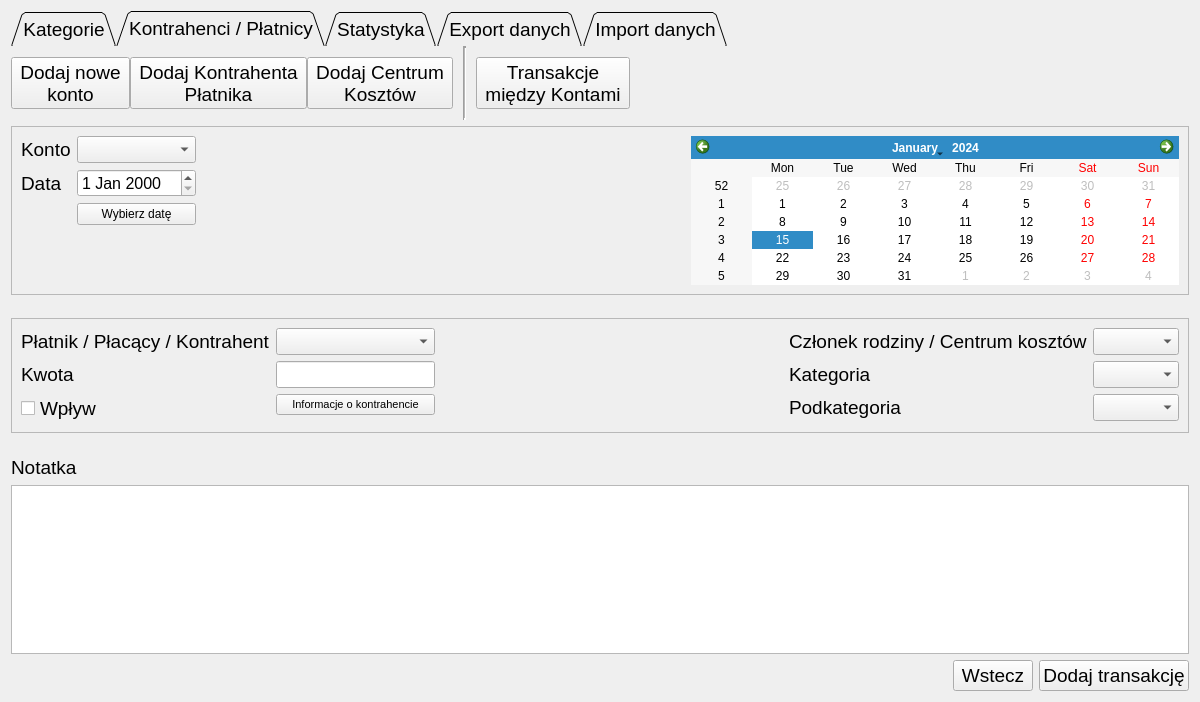
<?xml version="1.0" encoding="UTF-8"?>
<ui version="4.0">
 <class>IncomesAndExpenses_Form</class>
 <widget class="QWidget" name="IncomesAndExpenses_Form">
  <property name="geometry">
   <rect>
    <x>0</x>
    <y>0</y>
    <width>1200</width>
    <height>702</height>
   </rect>
  </property>
  <property name="sizePolicy">
   <sizepolicy hsizetype="Maximum" vsizetype="Preferred">
    <horstretch>0</horstretch>
    <verstretch>0</verstretch>
   </sizepolicy>
  </property>
  <property name="windowTitle">
   <string>Form</string>
  </property>
  <layout class="QVBoxLayout" name="verticalLayout">
   <item>
    <widget class="QTabWidget" name="tabWidget">
     <property name="font">
      <font>
       <pointsize>14</pointsize>
       <bold>false</bold>
      </font>
     </property>
     <property name="autoFillBackground">
      <bool>false</bool>
     </property>
     <property name="styleSheet">
      <string notr="true">QTabWidget::pane {
    background: transparent;
    border:0;
}

QTabBar::tab {
    background: transparent;
}</string>
     </property>
     <property name="tabPosition">
      <enum>QTabWidget::North</enum>
     </property>
     <property name="tabShape">
      <enum>QTabWidget::Triangular</enum>
     </property>
     <property name="currentIndex">
      <number>1</number>
     </property>
     <property name="iconSize">
      <size>
       <width>64</width>
       <height>64</height>
      </size>
     </property>
     <widget class="QWidget" name="tab">
      <attribute name="title">
       <string>Kategorie</string>
      </attribute>
      <layout class="QHBoxLayout" name="horizontalLayout_6">
       <property name="spacing">
        <number>0</number>
       </property>
       <property name="sizeConstraint">
        <enum>QLayout::SetMinimumSize</enum>
       </property>
       <property name="leftMargin">
        <number>0</number>
       </property>
       <property name="topMargin">
        <number>0</number>
       </property>
       <property name="rightMargin">
        <number>0</number>
       </property>
       <property name="bottomMargin">
        <number>0</number>
       </property>
       <item>
        <widget class="QToolButton" name="toolButton_addCategory">
         <property name="font">
          <font>
           <pointsize>14</pointsize>
           <bold>false</bold>
          </font>
         </property>
         <property name="text">
          <string>Dodaj kategorię</string>
         </property>
         <property name="icon">
          <iconset resource="../images.qrc">
           <normaloff>:/images/add-folder.png</normaloff>:/images/add-folder.png</iconset>
         </property>
         <property name="iconSize">
          <size>
           <width>64</width>
           <height>64</height>
          </size>
         </property>
         <property name="toolButtonStyle">
          <enum>Qt::ToolButtonTextUnderIcon</enum>
         </property>
        </widget>
       </item>
       <item>
        <widget class="QToolButton" name="toolButton_addSubcategory">
         <property name="font">
          <font>
           <pointsize>14</pointsize>
           <bold>false</bold>
          </font>
         </property>
         <property name="text">
          <string>Dodaj podkategorię</string>
         </property>
         <property name="icon">
          <iconset resource="../images.qrc">
           <normaloff>:/images/add-folder.png</normaloff>:/images/add-folder.png</iconset>
         </property>
         <property name="iconSize">
          <size>
           <width>64</width>
           <height>64</height>
          </size>
         </property>
         <property name="toolButtonStyle">
          <enum>Qt::ToolButtonTextUnderIcon</enum>
         </property>
        </widget>
       </item>
       <item>
        <spacer name="horizontalSpacer_5">
         <property name="orientation">
          <enum>Qt::Horizontal</enum>
         </property>
         <property name="sizeHint" stdset="0">
          <size>
           <width>40</width>
           <height>20</height>
          </size>
         </property>
        </spacer>
       </item>
      </layout>
     </widget>
     <widget class="QWidget" name="tab_2">
      <attribute name="title">
       <string>Kontrahenci / Płatnicy</string>
      </attribute>
      <layout class="QHBoxLayout" name="horizontalLayout_7">
       <property name="spacing">
        <number>0</number>
       </property>
       <property name="sizeConstraint">
        <enum>QLayout::SetMinimumSize</enum>
       </property>
       <property name="leftMargin">
        <number>0</number>
       </property>
       <property name="topMargin">
        <number>0</number>
       </property>
       <property name="rightMargin">
        <number>0</number>
       </property>
       <property name="bottomMargin">
        <number>0</number>
       </property>
       <item>
        <widget class="QToolButton" name="toolButton_addAccount">
         <property name="font">
          <font>
           <pointsize>14</pointsize>
          </font>
         </property>
         <property name="text">
          <string>Dodaj nowe
konto</string>
         </property>
         <property name="icon">
          <iconset resource="../images.qrc">
           <normaloff>:/images/dollar-symbol.png</normaloff>:/images/dollar-symbol.png</iconset>
         </property>
         <property name="iconSize">
          <size>
           <width>64</width>
           <height>64</height>
          </size>
         </property>
         <property name="toolButtonStyle">
          <enum>Qt::ToolButtonTextUnderIcon</enum>
         </property>
        </widget>
       </item>
       <item>
        <widget class="QToolButton" name="toolButton_addPayee">
         <property name="font">
          <font>
           <pointsize>14</pointsize>
          </font>
         </property>
         <property name="text">
          <string>Dodaj Kontrahenta
Płatnika</string>
         </property>
         <property name="icon">
          <iconset resource="../images.qrc">
           <normaloff>:/images/man.png</normaloff>:/images/man.png</iconset>
         </property>
         <property name="iconSize">
          <size>
           <width>64</width>
           <height>64</height>
          </size>
         </property>
         <property name="toolButtonStyle">
          <enum>Qt::ToolButtonTextUnderIcon</enum>
         </property>
        </widget>
       </item>
       <item>
        <widget class="QToolButton" name="toolButton_addMember">
         <property name="font">
          <font>
           <pointsize>14</pointsize>
          </font>
         </property>
         <property name="text">
          <string>Dodaj Centrum
Kosztów</string>
         </property>
         <property name="icon">
          <iconset resource="../images.qrc">
           <normaloff>:/images/man_1.png</normaloff>:/images/man_1.png</iconset>
         </property>
         <property name="iconSize">
          <size>
           <width>64</width>
           <height>64</height>
          </size>
         </property>
         <property name="toolButtonStyle">
          <enum>Qt::ToolButtonTextUnderIcon</enum>
         </property>
        </widget>
       </item>
       <item>
        <spacer name="horizontalSpacer_9">
         <property name="orientation">
          <enum>Qt::Horizontal</enum>
         </property>
         <property name="sizeType">
          <enum>QSizePolicy::Preferred</enum>
         </property>
         <property name="sizeHint" stdset="0">
          <size>
           <width>10</width>
           <height>20</height>
          </size>
         </property>
        </spacer>
       </item>
       <item>
        <widget class="Line" name="line">
         <property name="lineWidth">
          <number>2</number>
         </property>
         <property name="midLineWidth">
          <number>1</number>
         </property>
         <property name="orientation">
          <enum>Qt::Vertical</enum>
         </property>
        </widget>
       </item>
       <item>
        <spacer name="horizontalSpacer_10">
         <property name="orientation">
          <enum>Qt::Horizontal</enum>
         </property>
         <property name="sizeType">
          <enum>QSizePolicy::Preferred</enum>
         </property>
         <property name="sizeHint" stdset="0">
          <size>
           <width>10</width>
           <height>20</height>
          </size>
         </property>
        </spacer>
       </item>
       <item>
        <widget class="QToolButton" name="toolButton_makeTransactionsBetweenAccounts">
         <property name="font">
          <font>
           <pointsize>14</pointsize>
          </font>
         </property>
         <property name="text">
          <string>Transakcje
między Kontami</string>
         </property>
         <property name="icon">
          <iconset resource="../images.qrc">
           <normaloff>:/images/transfer-arrows.png</normaloff>:/images/transfer-arrows.png</iconset>
         </property>
         <property name="iconSize">
          <size>
           <width>64</width>
           <height>64</height>
          </size>
         </property>
         <property name="toolButtonStyle">
          <enum>Qt::ToolButtonTextUnderIcon</enum>
         </property>
        </widget>
       </item>
       <item>
        <spacer name="horizontalSpacer_6">
         <property name="orientation">
          <enum>Qt::Horizontal</enum>
         </property>
         <property name="sizeHint" stdset="0">
          <size>
           <width>40</width>
           <height>20</height>
          </size>
         </property>
        </spacer>
       </item>
      </layout>
     </widget>
     <widget class="QWidget" name="tab_3">
      <attribute name="title">
       <string>Statystyka</string>
      </attribute>
      <layout class="QHBoxLayout" name="horizontalLayout_8">
       <property name="spacing">
        <number>0</number>
       </property>
       <property name="sizeConstraint">
        <enum>QLayout::SetMinimumSize</enum>
       </property>
       <property name="leftMargin">
        <number>0</number>
       </property>
       <property name="topMargin">
        <number>0</number>
       </property>
       <property name="rightMargin">
        <number>0</number>
       </property>
       <property name="bottomMargin">
        <number>0</number>
       </property>
       <item>
        <widget class="QToolButton" name="toolButton_reportMonth">
         <property name="font">
          <font>
           <pointsize>14</pointsize>
          </font>
         </property>
         <property name="text">
          <string>Raport Miesięczny</string>
         </property>
         <property name="icon">
          <iconset resource="../images.qrc">
           <normaloff>:/images/data-spreadsheet.png</normaloff>:/images/data-spreadsheet.png</iconset>
         </property>
         <property name="iconSize">
          <size>
           <width>64</width>
           <height>64</height>
          </size>
         </property>
         <property name="toolButtonStyle">
          <enum>Qt::ToolButtonTextUnderIcon</enum>
         </property>
        </widget>
       </item>
       <item>
        <spacer name="horizontalSpacer_7">
         <property name="orientation">
          <enum>Qt::Horizontal</enum>
         </property>
         <property name="sizeHint" stdset="0">
          <size>
           <width>40</width>
           <height>20</height>
          </size>
         </property>
        </spacer>
       </item>
      </layout>
     </widget>
     <widget class="QWidget" name="tab_4">
      <property name="font">
       <font>
        <pointsize>14</pointsize>
       </font>
      </property>
      <property name="autoFillBackground">
       <bool>false</bool>
      </property>
      <attribute name="title">
       <string>Export danych</string>
      </attribute>
      <layout class="QHBoxLayout" name="horizontalLayout_5">
       <item>
        <widget class="QToolButton" name="toolButton_exportToCSV">
         <property name="font">
          <font>
           <pointsize>14</pointsize>
          </font>
         </property>
         <property name="text">
          <string>Zapis do CSV</string>
         </property>
         <property name="icon">
          <iconset resource="../images.qrc">
           <normaloff>:/images/diskette.png</normaloff>:/images/diskette.png</iconset>
         </property>
         <property name="iconSize">
          <size>
           <width>64</width>
           <height>64</height>
          </size>
         </property>
         <property name="toolButtonStyle">
          <enum>Qt::ToolButtonTextUnderIcon</enum>
         </property>
        </widget>
       </item>
       <item>
        <spacer name="horizontalSpacer_8">
         <property name="orientation">
          <enum>Qt::Horizontal</enum>
         </property>
         <property name="sizeHint" stdset="0">
          <size>
           <width>40</width>
           <height>20</height>
          </size>
         </property>
        </spacer>
       </item>
      </layout>
     </widget>
     <widget class="QWidget" name="tab_5">
      <attribute name="title">
       <string>Import danych</string>
      </attribute>
      <layout class="QHBoxLayout" name="horizontalLayout">
       <item>
        <widget class="QToolButton" name="toolButton_ImportTransactions">
         <property name="font">
          <font>
           <pointsize>14</pointsize>
          </font>
         </property>
         <property name="text">
          <string>Importuj
transakcje z csv</string>
         </property>
         <property name="icon">
          <iconset resource="../images.qrc">
           <normaloff>:/images/import.png</normaloff>:/images/import.png</iconset>
         </property>
         <property name="iconSize">
          <size>
           <width>64</width>
           <height>64</height>
          </size>
         </property>
         <property name="toolButtonStyle">
          <enum>Qt::ToolButtonTextUnderIcon</enum>
         </property>
        </widget>
       </item>
       <item>
        <spacer name="horizontalSpacer_2">
         <property name="orientation">
          <enum>Qt::Horizontal</enum>
         </property>
         <property name="sizeHint" stdset="0">
          <size>
           <width>1026</width>
           <height>20</height>
          </size>
         </property>
        </spacer>
       </item>
      </layout>
     </widget>
    </widget>
   </item>
   <item>
    <layout class="QVBoxLayout" name="verticalLayout_3" stretch="0,0,0,0,0,0,0">
     <item>
      <widget class="QFrame" name="frame_02">
       <property name="frameShape">
        <enum>QFrame::StyledPanel</enum>
       </property>
       <property name="frameShadow">
        <enum>QFrame::Sunken</enum>
       </property>
       <property name="lineWidth">
        <number>2</number>
       </property>
       <layout class="QHBoxLayout" name="horizontalLayout_2">
        <item>
         <layout class="QFormLayout" name="formLayout">
          <item row="0" column="0">
           <widget class="QLabel" name="label_2">
            <property name="font">
             <font>
              <pointsize>14</pointsize>
             </font>
            </property>
            <property name="text">
             <string>Konto</string>
            </property>
           </widget>
          </item>
          <item row="0" column="1">
           <widget class="QComboBox" name="comboBox_account">
            <property name="font">
             <font>
              <pointsize>12</pointsize>
             </font>
            </property>
            <property name="whatsThis">
             <string>&lt;html&gt;&lt;head/&gt;&lt;body&gt;&lt;p&gt;&lt;span style=&quot; font-family:'Open Sans','Helvetica'; font-size:15px; font-weight:600; color:#333333;&quot;&gt;Konto (Account)&lt;/span&gt;&lt;span style=&quot; font-family:'Open Sans','Helvetica'; font-size:15px; color:#333333;&quot;&gt; – czyli czym płacimy za dany zakup, albo na które konto wpada dany przychód.  Oddzielnym kontem są: konto ROR, konto oszczędnościowe, lokata, ale także karta kredytowa i gotówka.&lt;/span&gt;&lt;/p&gt;&lt;/body&gt;&lt;/html&gt;</string>
            </property>
           </widget>
          </item>
          <item row="1" column="0">
           <widget class="QLabel" name="label_3">
            <property name="font">
             <font>
              <pointsize>14</pointsize>
             </font>
            </property>
            <property name="text">
             <string>Data</string>
            </property>
           </widget>
          </item>
          <item row="1" column="1">
           <widget class="QDateEdit" name="dateEdit">
            <property name="font">
             <font>
              <pointsize>12</pointsize>
             </font>
            </property>
           </widget>
          </item>
          <item row="2" column="1">
           <widget class="QPushButton" name="pushButton_dateSelect">
            <property name="text">
             <string>Wybierz datę</string>
            </property>
           </widget>
          </item>
         </layout>
        </item>
        <item>
         <spacer name="horizontalSpacer_3">
          <property name="orientation">
           <enum>Qt::Horizontal</enum>
          </property>
          <property name="sizeHint" stdset="0">
           <size>
            <width>40</width>
            <height>20</height>
           </size>
          </property>
         </spacer>
        </item>
        <item>
         <widget class="QCalendarWidget" name="calendarWidget"/>
        </item>
       </layout>
      </widget>
     </item>
     <item>
      <spacer name="verticalSpacer_5">
       <property name="orientation">
        <enum>Qt::Vertical</enum>
       </property>
       <property name="sizeHint" stdset="0">
        <size>
         <width>20</width>
         <height>40</height>
        </size>
       </property>
      </spacer>
     </item>
     <item>
      <widget class="QFrame" name="frame_01">
       <property name="font">
        <font>
         <pointsize>8</pointsize>
        </font>
       </property>
       <property name="frameShape">
        <enum>QFrame::StyledPanel</enum>
       </property>
       <property name="frameShadow">
        <enum>QFrame::Sunken</enum>
       </property>
       <property name="lineWidth">
        <number>2</number>
       </property>
       <layout class="QHBoxLayout" name="horizontalLayout_3">
        <item>
         <layout class="QFormLayout" name="formLayout_2">
          <item row="0" column="0">
           <widget class="QLabel" name="label_4">
            <property name="font">
             <font>
              <pointsize>14</pointsize>
             </font>
            </property>
            <property name="frameShape">
             <enum>QFrame::NoFrame</enum>
            </property>
            <property name="text">
             <string>Płatnik / Płacący / Kontrahent</string>
            </property>
           </widget>
          </item>
          <item row="0" column="1">
           <widget class="QComboBox" name="comboBox_payee">
            <property name="font">
             <font>
              <pointsize>12</pointsize>
             </font>
            </property>
            <property name="whatsThis">
             <string>&lt;html&gt;&lt;head/&gt;&lt;body&gt;&lt;p&gt;&lt;span style=&quot; font-family:'Open Sans','Helvetica'; font-size:15px; font-weight:600; color:#333333;&quot;&gt;Płatnik / Płacący / Kontrahent (Payee)&lt;/span&gt;&lt;span style=&quot; font-family:'Open Sans','Helvetica'; font-size:15px; color:#333333;&quot;&gt; – czyli komu płacimy lub kto nam płaci: nazwa firmy, nazwa sklepu, nazwa urzędu&lt;/span&gt;&lt;/p&gt;&lt;/body&gt;&lt;/html&gt;</string>
            </property>
           </widget>
          </item>
          <item row="1" column="0">
           <widget class="QLabel" name="label_5">
            <property name="font">
             <font>
              <pointsize>14</pointsize>
             </font>
            </property>
            <property name="frameShape">
             <enum>QFrame::NoFrame</enum>
            </property>
            <property name="text">
             <string>Kwota</string>
            </property>
           </widget>
          </item>
          <item row="1" column="1">
           <widget class="QLineEdit" name="lineEdit_amount">
            <property name="font">
             <font>
              <pointsize>12</pointsize>
              <bold>true</bold>
             </font>
            </property>
           </widget>
          </item>
          <item row="2" column="0">
           <widget class="QCheckBox" name="checkBox_isIncome">
            <property name="font">
             <font>
              <pointsize>14</pointsize>
             </font>
            </property>
            <property name="text">
             <string>Wpływ</string>
            </property>
           </widget>
          </item>
          <item row="2" column="1">
           <widget class="QPushButton" name="pushButton_editPayee">
            <property name="text">
             <string>Informacje o kontrahencie</string>
            </property>
           </widget>
          </item>
         </layout>
        </item>
        <item>
         <spacer name="horizontalSpacer_4">
          <property name="orientation">
           <enum>Qt::Horizontal</enum>
          </property>
          <property name="sizeHint" stdset="0">
           <size>
            <width>40</width>
            <height>20</height>
           </size>
          </property>
         </spacer>
        </item>
        <item>
         <layout class="QFormLayout" name="formLayout_3">
          <item row="0" column="0">
           <widget class="QLabel" name="label_6">
            <property name="font">
             <font>
              <pointsize>14</pointsize>
             </font>
            </property>
            <property name="text">
             <string>Członek rodziny / Centrum kosztów</string>
            </property>
           </widget>
          </item>
          <item row="0" column="1">
           <widget class="QComboBox" name="comboBox_member">
            <property name="font">
             <font>
              <pointsize>12</pointsize>
             </font>
            </property>
            <property name="whatsThis">
             <string>&lt;html&gt;&lt;head/&gt;&lt;body&gt;&lt;p&gt;&lt;span style=&quot; font-family:'Open Sans','Helvetica'; font-size:15px; font-weight:600; color:#333333;&quot;&gt;Członek rodziny (Family member)&lt;/span&gt;&lt;span style=&quot; font-family:'Open Sans','Helvetica'; font-size:15px; color:#333333;&quot;&gt; – czyli kogo dotyczy dana transakcja, np. kupiliśmy podręczniki dla Córki, zapłaciliśmy za lekcje angielskiego dla Syna, kupiliśmy buty dla siebie itp. Dla mnie “Family member” to nie tylko członkowie rodziny, ale każde centrum kosztów, np. Mieszkanie 1, Mieszkanie 2, Działka.&lt;/span&gt;&lt;/p&gt;&lt;/body&gt;&lt;/html&gt;</string>
            </property>
           </widget>
          </item>
          <item row="1" column="0">
           <widget class="QLabel" name="label_7">
            <property name="font">
             <font>
              <pointsize>14</pointsize>
             </font>
            </property>
            <property name="text">
             <string>Kategoria</string>
            </property>
           </widget>
          </item>
          <item row="2" column="0">
           <widget class="QLabel" name="label_8">
            <property name="font">
             <font>
              <pointsize>14</pointsize>
             </font>
            </property>
            <property name="text">
             <string>Podkategoria</string>
            </property>
           </widget>
          </item>
          <item row="1" column="1">
           <widget class="QComboBox" name="comboBox_category">
            <property name="font">
             <font>
              <pointsize>12</pointsize>
             </font>
            </property>
           </widget>
          </item>
          <item row="2" column="1">
           <widget class="QComboBox" name="comboBox_subcategory">
            <property name="font">
             <font>
              <pointsize>12</pointsize>
             </font>
            </property>
           </widget>
          </item>
         </layout>
        </item>
       </layout>
      </widget>
     </item>
     <item>
      <spacer name="verticalSpacer_6">
       <property name="orientation">
        <enum>Qt::Vertical</enum>
       </property>
       <property name="sizeHint" stdset="0">
        <size>
         <width>20</width>
         <height>40</height>
        </size>
       </property>
      </spacer>
     </item>
     <item>
      <widget class="QLabel" name="label_9">
       <property name="font">
        <font>
         <pointsize>14</pointsize>
        </font>
       </property>
       <property name="text">
        <string>Notatka</string>
       </property>
      </widget>
     </item>
     <item>
      <widget class="QTextEdit" name="textEdit">
       <property name="font">
        <font>
         <pointsize>12</pointsize>
        </font>
       </property>
      </widget>
     </item>
     <item>
      <layout class="QHBoxLayout" name="horizontalLayout_4">
       <item>
        <spacer name="horizontalSpacer">
         <property name="orientation">
          <enum>Qt::Horizontal</enum>
         </property>
         <property name="sizeHint" stdset="0">
          <size>
           <width>40</width>
           <height>20</height>
          </size>
         </property>
        </spacer>
       </item>
       <item>
        <widget class="QPushButton" name="pushButton_Back">
         <property name="font">
          <font>
           <pointsize>14</pointsize>
          </font>
         </property>
         <property name="text">
          <string>Wstecz</string>
         </property>
        </widget>
       </item>
       <item>
        <widget class="QPushButton" name="pushButton_Commit">
         <property name="font">
          <font>
           <pointsize>14</pointsize>
          </font>
         </property>
         <property name="text">
          <string>Dodaj transakcję</string>
         </property>
        </widget>
       </item>
      </layout>
     </item>
    </layout>
   </item>
  </layout>
 </widget>
 <resources>
  <include location="../images.qrc"/>
 </resources>
 <connections/>
</ui>
